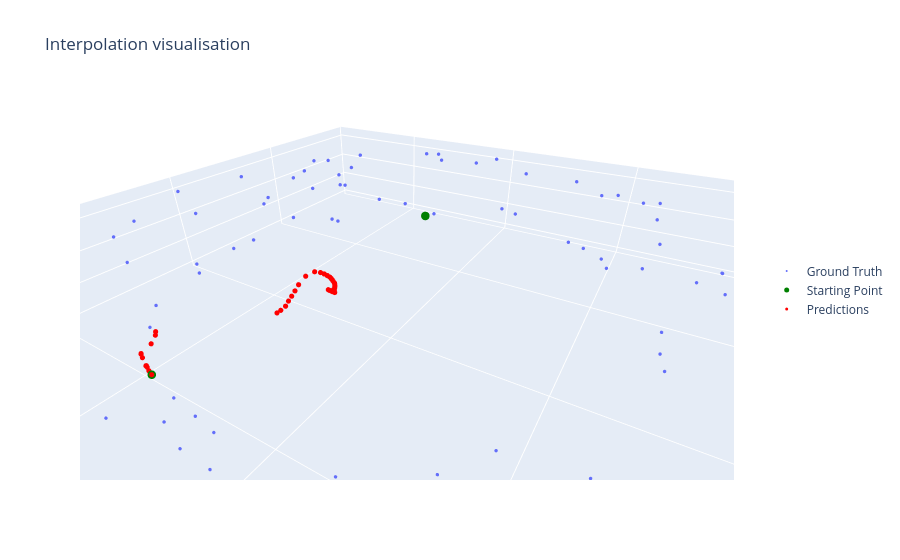

Notebook cell for this chart:
### Code cell
from src.utils.callbacks import SineExperimentsLogger

interp_params = {
    'starting_idx': 86,
    'ending_idx': 17,
    'n_interps': 50,
    'rgd_params': dict(print_iterations=False, max_iter=1000, step_size=0.1, tol=1e-4)
}

preds = SineExperimentsLogger.compute_interps(model.manifold, points, **interp_params).detach()

import plotly.graph_objects as go

fig = go.Figure()

fig.add_trace(go.Scatter3d(x=points[:, 0], y=points[:, 1], z=points[:, 2], mode='markers', name='Ground Truth',
                        marker = dict(size=2)))
ids = [interp_params['starting_idx'], interp_params['ending_idx']]
fig.add_trace(go.Scatter3d(x=points[ids, 0], y=points[ids, 1], z=points[ids, 2], mode='markers', name='Starting Point', marker=dict(size=5, color='green')))
        
fig.add_trace(go.Scatter3d(x=preds[:, 0], y=preds[:, 1], z=preds[:, 2], mode='markers', name='Predictions',
                        marker=dict(size=3, color='red')))

fig.update_layout(
    title='Interpolation visualisation',
    scene=dict(
        xaxis_title='X',
        yaxis_title='Y',
        zaxis_title='Z',
        aspectmode='data'
    ),
    legend=dict(x=1.05, y=0.5)
)
